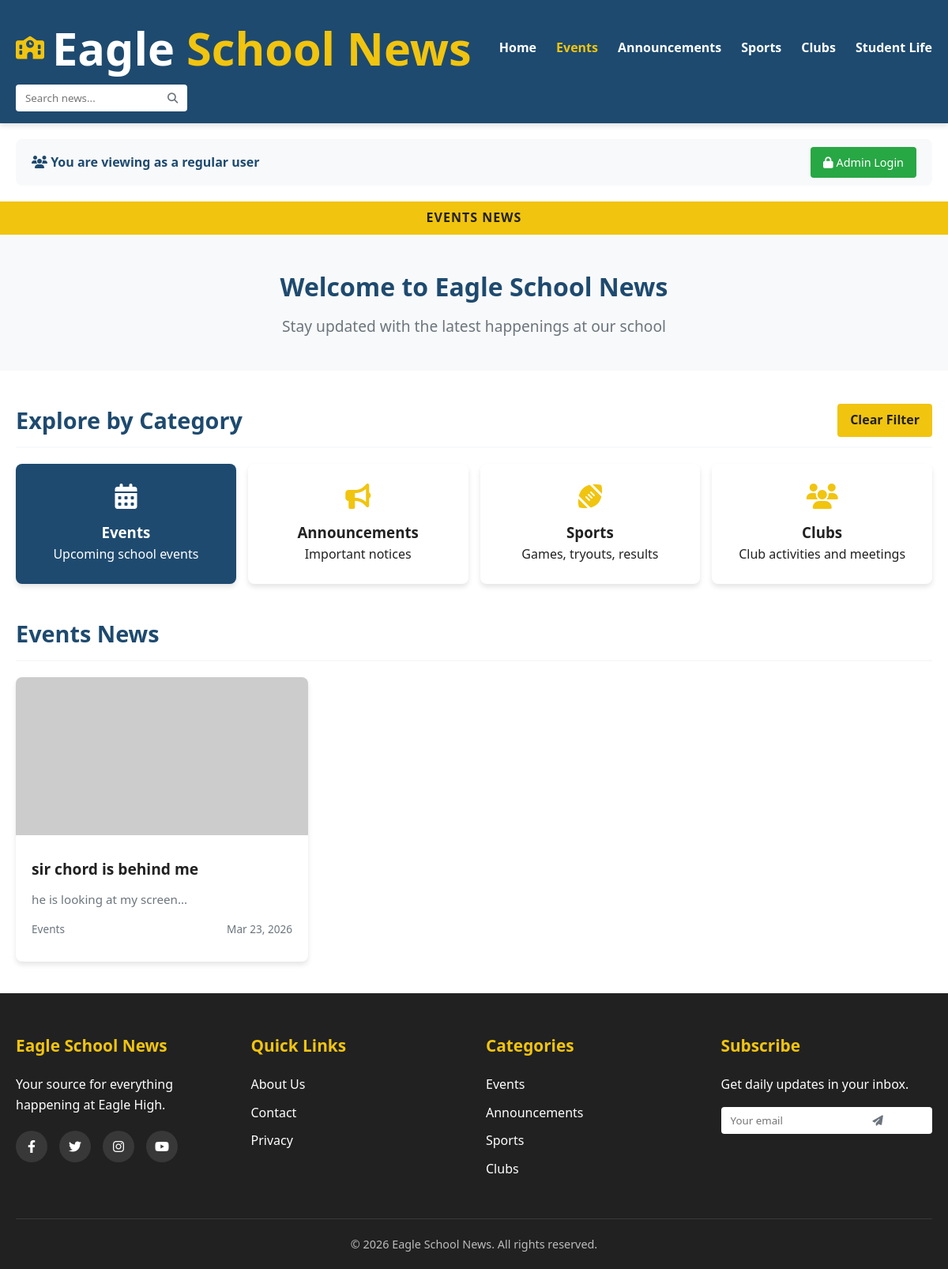
The page /?category=Events on the database its author committed.
### tables this page shows
CREATE TABLE `news` (
  `id` int(11) NOT NULL,
  `title` varchar(255) NOT NULL,
  `summary` text DEFAULT NULL,
  `content` text NOT NULL,
  `category` varchar(100) DEFAULT NULL,
  `author` varchar(100) DEFAULT NULL,
  `event_date` date DEFAULT NULL,
  `image_url` varchar(500) DEFAULT NULL,
  `created_at` timestamp NOT NULL DEFAULT current_timestamp(),
  `updated_at` timestamp NOT NULL DEFAULT current_timestamp() ON UPDATE current_timestamp()
);

### config/auth.php (called while the page is built, shortened)
<?php
class Auth {
    public function isLoggedIn() {
        return isset($_SESSION['admin_logged_in']) && $_SESSION['admin_logged_in'] === true;
    }
}
?>

### models/News.php (called while the page is built, shortened)
<?php
class News {
    private $conn;
    private $table_name = "news";
    public function __construct($db) {
        $this->conn = $db;
    }
    public function getByCategory($category) {
        $query = "SELECT * FROM " . $this->table_name . "
                  WHERE category = :category
                  ORDER BY created_at DESC";
        $stmt = $this->conn->prepare($query);
        $category = htmlspecialchars(strip_tags($category));
        $stmt->bindParam(":category", $category);
        $stmt->execute();
        return $stmt;
    }
}
?>

### index.php (the view, shortened to what this page needs)
<?php
require_once 'models/News.php';
require_once 'config/auth.php';
$database = new Database();
$db = $database->getConnection();
$news = new News($db);
$auth = new Auth($db);
$isAdmin = $auth->isLoggedIn();
$allNews = [];
$currentCategory = isset($_GET['category']) ? $_GET['category'] : null;
$searchKeyword = isset($_GET['search']) ? $_GET['search'] : null;
if($searchKeyword && !empty($searchKeyword)) {
    $searchStmt = $news->search($searchKeyword);
    $allNews = $searchStmt->fetchAll(PDO::FETCH_ASSOC);
} elseif($currentCategory && !empty($currentCategory)) {
    $categoryStmt = $news->getByCategory($currentCategory);
    $allNews = $categoryStmt->fetchAll(PDO::FETCH_ASSOC);
} else {
    $stmt = $news->read();
    $allNews = $stmt->fetchAll(PDO::FETCH_ASSOC);
}
?>
<!DOCTYPE html>
<html lang="en">
<head>
    <link rel="stylesheet" href="https://cdnjs.cloudflare.com/ajax/libs/font-awesome/6.4.0/css/all.min.css">
</head>
<body>
    <header>
        <div class="container header-content">
            <a href="index.php" class="logo">
                <i class="fas fa-school"></i>
                <h1>Eagle<span> School News</span></h1>
            </a>
            <nav>
                <ul id="nav-menu">
                    <li><a href="index.php" <?php echo !isset($_GET['category']) && !isset($_GET['search']) ? 'class="active"' : ''; ?>>Home</a></li>
                    <li><a href="?category=Events" <?php echo (isset($_GET['category']) && $_GET['category'] == 'Events') ? 'class="active"' : ''; ?>>Events</a></li>
                    <li><a href="?category=Announcements" <?php echo (isset($_GET['category']) && $_GET['category'] == 'Announcements') ? 'class="active"' : ''; ?>>Announcements</a></li>
                    <li><a href="?category=Sports" <?php echo (isset($_GET['category']) && $_GET['category'] == 'Sports') ? 'class="active"' : ''; ?>>Sports</a></li>
                    <li><a href="?category=Clubs" <?php echo (isset($_GET['category']) && $_GET['category'] == 'Clubs') ? 'class="active"' : ''; ?>>Clubs</a></li>
                    <li><a href="?category=Student Life" <?php echo (isset($_GET['category']) && $_GET['category'] == 'Student Life') ? 'class="active"' : ''; ?>>Student Life</a></li>
                </ul>
            </nav>
            <div class="header-right">
                <form method="GET" action="index.php" class="search-box">
                    <input type="text" name="search" placeholder="Search news..." value="<?php echo isset($_GET['search']) ? htmlspecialchars($_GET['search']) : ''; ?>">
                    <button type="submit"><i class="fas fa-search"></i></button>
                </form>
            </div>
        </div>
    </header>
    <div class="container">
        <div class="admin-controls">
            <?php if($isAdmin): ?>
                <div class="welcome">
                    <i class="fas fa-user-shield"></i> Welcome, Admin!
                    <span class="admin-badge">Administrator</span>
                </div>
                <a href="admin_logout.php" class="logout-btn"><i class="fas fa-sign-out-alt"></i> Logout</a>
            <?php else: ?>
                <div class="welcome">
                    <i class="fas fa-users"></i> You are viewing as a regular user
                </div>
                <a href="admin_login.php" class="login-btn-header"><i class="fas fa-lock"></i> Admin Login</a>
            <?php endif; ?>
        </div>
    </div>
    <div class="page-indicator">
        <?php
        if(isset($_GET['category'])) {
            echo strtoupper($_GET['category']) . " NEWS";
        } elseif(isset($_GET['search'])) {
            echo 'SEARCH RESULTS: "' . htmlspecialchars($_GET['search']) . '"';
        } elseif(isset($_GET['edit']) && $isAdmin) {
            echo 'EDIT NEWS';
        } elseif(isset($_GET['add']) && $isAdmin) {
            echo 'ADD NEWS';
        } else {
            echo 'HOME';
        }
        ?>
    </div>
    <main>
        <section class="hero">
            <div class="container">
                <h2>Welcome to Eagle School News</h2>
                <p>Stay updated with the latest happenings at our school</p>
            </div>
        </section>
        <div class="container">
            <div class="section-title">
                <h2>Explore by Category</h2>
                <?php if(isset($_GET['category']) || isset($_GET['search'])): ?>
                    <a href="index.php" class="add-news-btn">Clear Filter</a>
                <?php endif; ?>
            </div>
            <div class="categories">
                <a href="?category=Events" class="category-card <?php echo (isset($_GET['category']) && $_GET['category'] == 'Events') ? 'active' : ''; ?>">
                    <i class="fas fa-calendar-alt"></i>
                    <h3>Events</h3>
                    <p>Upcoming school events</p>
                </a>
                <a href="?category=Announcements" class="category-card <?php echo (isset($_GET['category']) && $_GET['category'] == 'Announcements') ? 'active' : ''; ?>">
                    <i class="fas fa-bullhorn"></i>
                    <h3>Announcements</h3>
                    <p>Important notices</p>
                </a>
                <a href="?category=Sports" class="category-card <?php echo (isset($_GET['category']) && $_GET['category'] == 'Sports') ? 'active' : ''; ?>">
                    <i class="fas fa-football-ball"></i>
                    <h3>Sports</h3>
                    <p>Games, tryouts, results</p>
                </a>
                <a href="?category=Clubs" class="category-card <?php echo (isset($_GET['category']) && $_GET['category'] == 'Clubs') ? 'active' : ''; ?>">
                    <i class="fas fa-users"></i>
                    <h3>Clubs</h3>
                    <p>Club activities and meetings</p>
                </a>
            </div>
            <div class="section-title">
                <h2>
                    <?php
                    if(isset($_GET['search'])) {
                        echo 'Search Results';
                    } elseif(isset($_GET['category'])) {
                        echo $_GET['category'] . ' News';
                    } else {
                        echo 'Latest News';
                    }
                    ?>
                </h2>
            </div>
            <?php if(empty($allNews)): ?>
                <p style="text-align: center; color: var(--gray-color); margin: 40px 0;">
                    No news found. <?php echo $isAdmin ? 'Click "Add News" to post the first article!' : 'Please check back later for updates.'; ?>
                </p>
            <?php else: ?>
                <div class="news-grid">
                    <?php foreach($allNews as $newsItem): ?>
                    <div class="news-card">
                        <img src="<?php echo !empty($newsItem['image_url']) ? htmlspecialchars($newsItem['image_url']) : 'https://via.placeholder.com/300x200?text=Eagle+News'; ?>"
                             alt="<?php echo htmlspecialchars($newsItem['title']); ?>"
                             onerror="this.src='https://via.placeholder.com/300x200?text=Eagle+News'">
                        <div class="news-card-content">
                            <h3><?php echo htmlspecialchars($newsItem['title']); ?></h3>
                            <p><?php echo htmlspecialchars(substr($newsItem['summary'] ?? $newsItem['content'], 0, 100)) . '...'; ?></p>
                            <div class="news-meta">
                                <span><?php echo htmlspecialchars($newsItem['category'] ?? 'General'); ?></span>
                                <span>
                                    <?php
                                    if(!empty($newsItem['event_date'])) {
                                        echo date('M d, Y', strtotime($newsItem['event_date']));
                                    } else {
                                        echo date('M d, Y', strtotime($newsItem['created_at']));
                                    }
                                    ?>
                                </span>
                            </div>
                        </div>
                    </div>
                    <?php endforeach; ?>
                </div>
            <?php endif; ?>
        </div>
    </main>
    <footer>
        <div class="container">
            <div class="footer-content">
                <div class="footer-column">
                    <h3>Eagle School News</h3>
                    <p>Your source for everything happening at Eagle High.</p>
                    <div class="social-icons">
                        <a href="#"><i class="fab fa-facebook-f"></i></a>
                        <a href="#"><i class="fab fa-twitter"></i></a>
                        <a href="#"><i class="fab fa-instagram"></i></a>
                        <a href="#"><i class="fab fa-youtube"></i></a>
                    </div>
                </div>
                <div class="footer-column">
                    <h3>Quick Links</h3>
                    <ul>
                        <li><a href="#">About Us</a></li>
                        <li><a href="#">Contact</a></li>
                        <li><a href="#">Privacy</a></li>
                    </ul>
                </div>
                <div class="footer-column">
                    <h3>Categories</h3>
                    <ul>
                        <li><a href="?category=Events">Events</a></li>
                        <li><a href="?category=Announcements">Announcements</a></li>
                        <li><a href="?category=Sports">Sports</a></li>
                        <li><a href="?category=Clubs">Clubs</a></li>
                    </ul>
                </div>
                <div class="footer-column">
                    <h3>Subscribe</h3>
                    <p>Get daily updates in your inbox.</p>
                    <form method="GET" action="index.php" class="search-box" style="margin-top:15px;">
                        <input type="email" name="subscribe" placeholder="Your email">
                        <button type="submit"><i class="fas fa-paper-plane"></i></button>
                    </form>
                </div>
            </div>
            <div class="copyright">
                <p>&copy; <?php echo date('Y'); ?> Eagle School News. All rights reserved.</p>
            </div>
        </div>
    </footer>
</body>
</html>

### rows shown on the page
news: title "sir chord is behind me", summary "he is looking at my screen", category "Events", event_date "Mar 23, 2026"

### other values the page prints
$_GET['category'] "EVENTS"
$_GET['category'] "Events"
